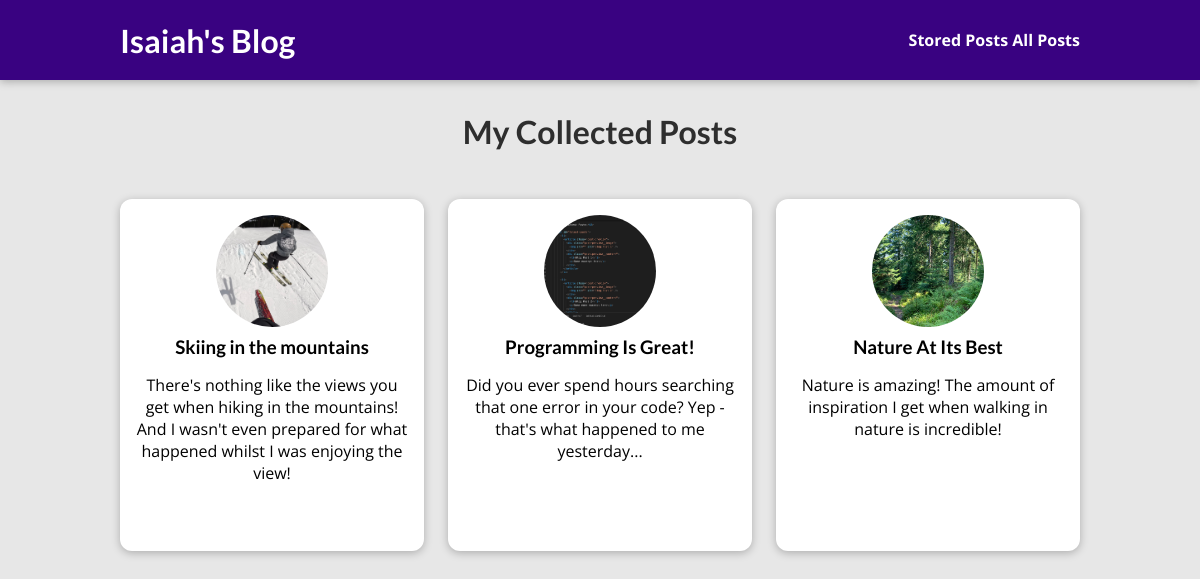
The page /posts on the database its author committed.
### blog/models.py (models this page shows, shortened)
class Post(models.Model):
    title = models.CharField(max_length=55)
    excerpt = models.CharField(max_length=200, default="")
    image = models.ImageField(upload_to="posts", null=True)
    date = models.DateField(auto_now=True)
    slug = models.SlugField(unique=True, db_index=True, default="")
    content = models.TextField(validators=[MinLengthValidator(10)], default="")
    author = models.ForeignKey(
        Author, on_delete=models.SET_NULL, null=True, related_name="posts")
    tags = models.ManyToManyField(Tag)

### blog/views.py (the view)
# urls.py: path("posts", views.AllPostsView.as_view(), name="posts-page"),
class AllPostsView(ListView):
    template_name = "blog/all-posts.html"
    model = Post
    ordering = ["-date"]
    context_object_name = "all_posts"

### blog/templates/blog/all-posts.html (shortened to what this page needs)
{% extends "base.html" %}
{% load static %}
  {% block css_files %}
  <link rel="stylesheet" href="{% static 'blog/post.css' %}" />
  <link rel="stylesheet" href="{% static 'blog/all-posts.css' %}" />
  {% endblock %}
  {% block content %}
   <section id="all-posts">
    <h2>My Collected Posts</h2>
    <ul>
      {% for post in all_posts %}
        {% include "blog/includes/post.html" %}
      {% endfor %}
    </ul>
   </section>
  {% endblock %}

### blog/templates/blog/includes/post.html
<li>
    <article class="post">
      <a href="{% url 'post-detail-page' post.slug %}">
        <img src="{{ post.image.url }}" alt="{{ post.title }}"/>
        <div class="post__content">
            <h3>{{ post.title }}</h3>
            <p>
              {{ post.excerpt }}
            </p>
        </div>
      </a>
    </article>
</li>

### static/app.css (style rules this page uses)
* { box-sizing: border-box; }
html { font-family: 'Open Sans', 'Lato', sans-serif; }
body { margin: 0; }
h1, h2, h3 { font-family: 'Lato', sans-serif; font-weight: bold; }

### blog/static/blog/post.css (style rules this page uses)
.post { display: flex; flex-direction: column; align-items: center; text-align: center; }
.post a { text-decoration: none; color: black; transition: all 0.2s ease; padding: 1rem; }
.post img { width: 5rem; height: 5rem; object-fit: cover; border-radius: 50%; }
.post h3 { margin: 0.25rem 0; }

### blog/static/blog/all-posts.css (style rules this page uses)
body { background-color: #e7e7e7; }
#all-posts { margin: 7rem auto; width: 90%; max-width: 60rem; }
#all-posts h2 { text-align: center; font-size: 2rem; color: #2e2e2e; margin: 3rem 0; }
ul { list-style: none; margin: 0; padding: 0; display: grid; grid-template-columns: repeat(auto-fill, minmax(17rem, 1fr)); gap: 1.5rem; }
.post img { width: 7rem; height: 7rem; }
.post a { height: 22rem; transform-origin: center; box-shadow: 0 2px 8px rgba(0, 0, 0, 0.25); border-radius: 12px; background-color: white; }

### rows shown on the page
Post: image (picture), title "Skiing in the mountains", excerpt "There's nothing like the views you get when hiking in the mountains! And I wasn't even prepared for what happened whilst I was enjoying the view!"
Post: image (picture), title "Programming Is Great!", excerpt "Did you ever spend hours searching that one error in your code? Yep - that's what happened to me yesterday..."
Post: image (picture), title "Nature At Its Best", excerpt "Nature is amazing! The amount of inspiration I get when walking in nature is incredible!"
